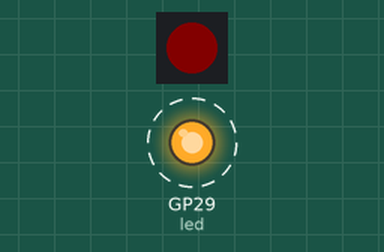
Bench run of a program on a simulated Raspberry Pi Pico running CircuitPython. Parts: 1 RGB LEDs in strip order, left to right, output pins drawn as LEDs (lit = HIGH). Dashed ring = blinking. Dim RGB values are drawn brighter than linear.

Above: at 0.2 s.
At 1.2 s:
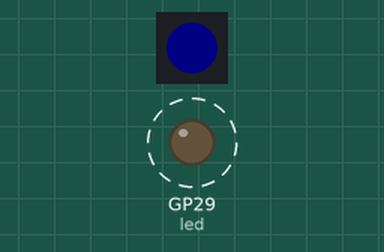
At 2.2 s:
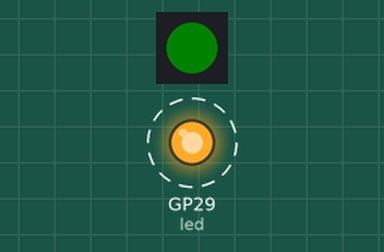
Timing chart, 0 to 3.5 s (numbered marks = the images above):
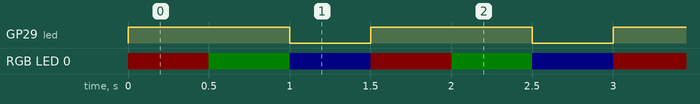

Measured:
- by itself, GP29 (led): alternates HIGH for 1.0 s and LOW for 0.50 s
- by itself, RGB LED 0: repeats every 1.5 s: RGB(0, 6, 0) 0.50 s, RGB(0, 0, 6) 0.50 s, RGB(6, 0, 0) 0.50 s
- by itself, everything shown: repeats every 1.5 s, in 3 steps

The program:

code.x.py
```python
"""CircuitPython status NeoPixel red, green, blue example."""
import time
import board
from digitalio import DigitalInOut, Direction, Pull
import neopixel


led = DigitalInOut(board.GP29)
led.direction = Direction.OUTPUT


'''
#pin.value(0)
pin.value(1)
#pin.value(True)
pin.value(False)
pin.high()
#pin.low()
'''

pixel = neopixel.NeoPixel(board.NEOPIXEL, 1)

pixel.brightness = 0.1

while True:

    led.value = True
    pixel.fill((64, 0, 0))
    time.sleep(0.5)
    pixel.fill((0, 64, 0))
    time.sleep(0.5)
    led.value = False
    pixel.fill((0, 0, 64))
    time.sleep(0.5)
```
